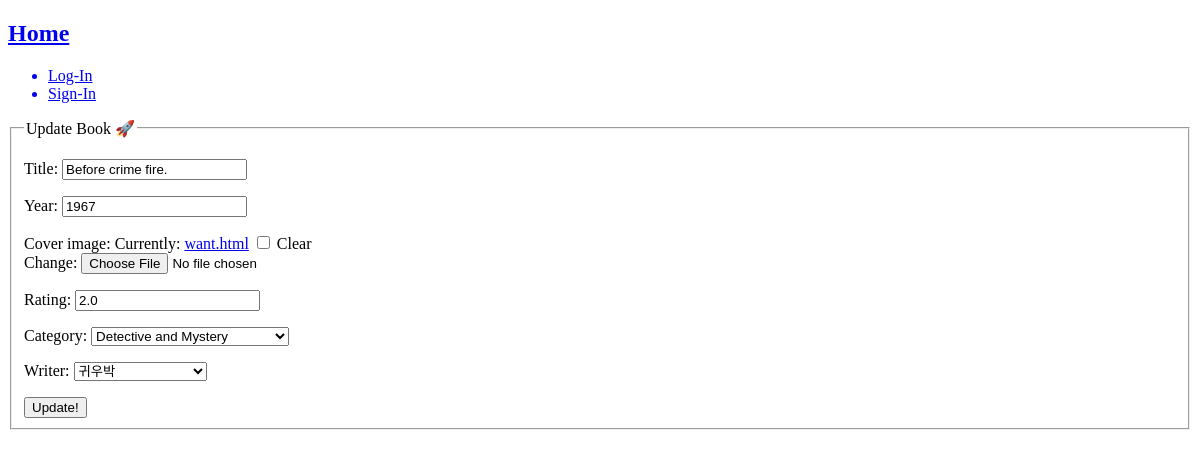
The app's page /books/2/update, older data.
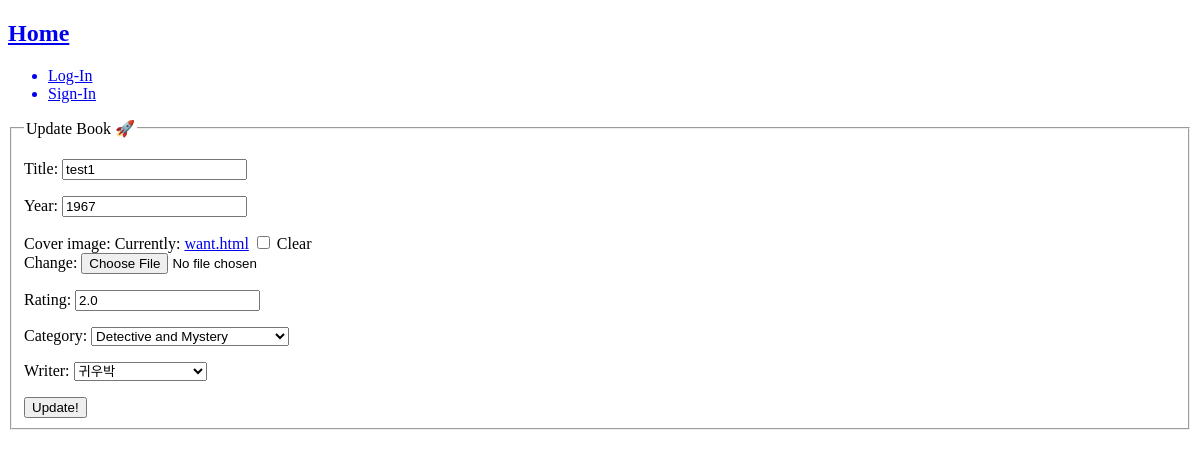
The same page, newer data.
### books/models.py (models this page shows, shortened)
class Book(core_models.TimeStampModel):
    title = models.CharField(max_length=120)
    year = models.IntegerField()
    cover_image = models.ImageField(null=True, blank=True)
    rating = models.FloatField()
    category = models.ForeignKey(
        "categories.Category", on_delete=models.CASCADE, related_name="books"
    )
    writer = models.ForeignKey(
        "people.Person", on_delete=models.CASCADE, related_name="books"
    )

### books/views.py (the view)
# urls.py: path("<int:pk>/update", BookUpdate.as_view(), name="bookUpdate"),
class BookUpdate(UpdateView):
    model = Book
    context_object_name = "book"
    template_name = "books/book_update.html"
    fields = (
        "title",
        "year",
        "cover_image",
        "rating",
        "category",
        "writer",
    )

### categories/models.py (called while the page is built)
    def __str__(self):
        return self.name

### people/models.py (called while the page is built)
    def __str__(self):
        return self.name

### templates/books/book_update.html (shortened to what this page needs)
{% extends "base.html" %}
{% block content %}
<form method="POST">
  <fieldset>
    <legend>Update Book 🚀</legend>
    {{ form.as_p}}
    <input type="submit" name="submit" value="Update!">
  </fieldset>
</form>
{% endblock %}

Row changes from the older to the newer data that the page shows:
changed Book "Detective and Mystery": title "Before crime fire." → "test1"
